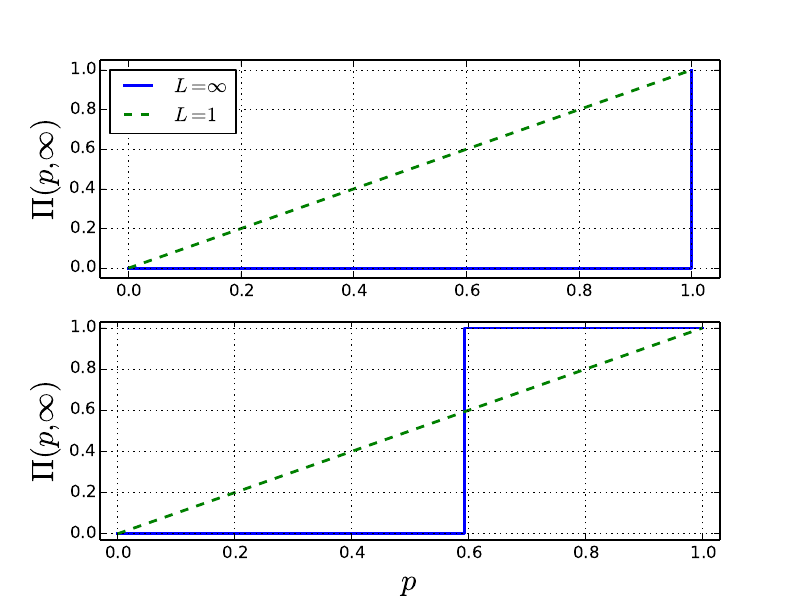

This chart was generated by the following Python code:
from pylab import *

p = linspace(0,1,1001)
q = 1-p
pc = 0.59275

subplot(2,1,1)
plot([0, 1, 1], [0, 0, 1], linewidth=2.0)
plot(p, p, '--', linewidth=2.0)
axis([-0.05,1.05,-0.05,1.05])
ylabel('$\Pi(p,\infty)$', fontsize=22)
legend([r'$L=\infty$', r'$L=1$'], 'upper left')
grid()

subplot(2,1,2)
plot([0, pc, pc, 1], [0, 0, 1, 1], linewidth=2.0)
plot(p, p, '--', linewidth=2.0)
axis([-0.03,1.03,-0.03,1.03])
ylabel('$\Pi(p,\infty)$', fontsize=22)
xlabel('$p$', fontsize=22)
grid()
savefig("15.pdf")
show()


subplot(2,1,1)
for L in 1, 2, 4, 8, 16:
	plot(p, p**L, linewidth=2.0)

ylabel('$\Pi(p,\infty)$', fontsize=22)
grid()

subplot(2,1,2)
plot([0, pc, pc, 1], [0, 0, 1, 1], linewidth=2.0)
plot(p, p, '--', linewidth=2.0)
plot(p, 4*p*p*q*q + 4*p*p*p*q + p*p*p*p, linewidth=2.0)
ylabel('$\Pi(p,\infty)$', fontsize=22)
xlabel('$p$', fontsize=22)
axis([0,1,0,1.03])
savefig("15b.pdf")
show()